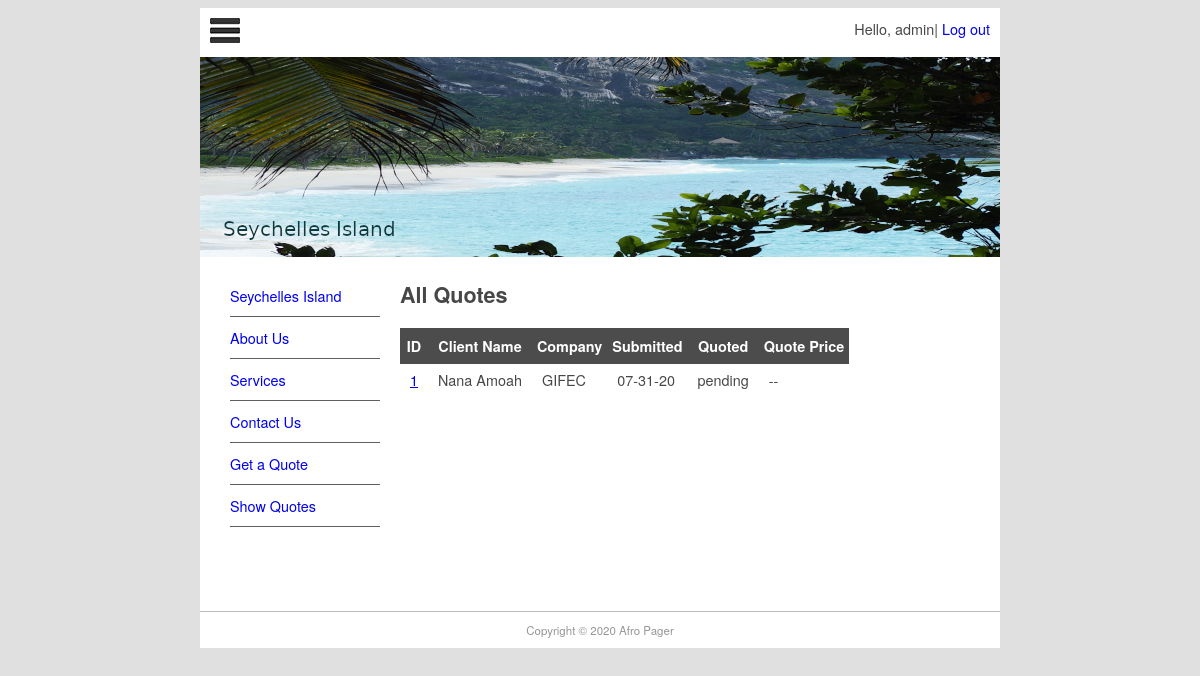
The page /quote/show (signed in) on the database its author committed.
### pager/models.py (models this page shows, shortened)
class Page(models.Model):
    title = models.CharField(max_length=60)
    permalink = models.CharField(max_length=12, unique=True)
    update_date = models.DateTimeField('Last Updated')
    body = models.TextField('Page content', blank=True)

### quotes/models.py (models this page shows, shortened)
class Quote(models.Model):
    name = models.CharField(max_length=100)
    position = models.CharField(max_length=60, blank=True)
    company = models.CharField(max_length=60, blank=True)
    address = models.CharField(max_length=200, blank=True)
    phone_number = models.CharField(max_length=30, blank=True)
    email = models.EmailField()
    website = models.URLField(blank=True)
    description = models.TextField()
    site_status = models.CharField(max_length=20, choices=STATUS_CHOICES)
    priority = models.CharField(max_length=40, choices=PRIORITY_CHOICES)
    job_file = models.FileField(upload_to='uploads/', blank=True)
    submitted = models.DateField(auto_now_add=True)
    quote_date = models.DateField(blank=True, null=True)
    quote_price = models.DecimalField(decimal_places=2, max_digits=7, blank=True, default=0)
    username = models.ForeignKey(User, blank=True, null=True, on_delete=models.CASCADE)

### quotes/views.py (the view)
# urls.py: path('show', QuoteList.as_view(), name='show-quotes'),
class QuoteList(LoginRequiredMixin, ListView):
    login_url = reverse_lazy('login')
    context_object_name = 'all_quotes'
    def get_queryset(self):
        return Quote.objects.filter(username=self.request.user)
    def get_context_data(self, **kwargs):
        context = super(QuoteList, self).get_context_data(**kwargs)
        context['page_list'] = Page.objects.all()
        return context

### templates/quotes/quote_list.html (shortened to what this page needs)
{% extends "quotes/quote.html" %}
{% block content %}
    <h1>All Quotes</h1>
    <table style="border-collapse:collapse">
        <tr class="quotehdr">
            <th>ID</th>
            <th>Client Name
            </th>
            <th>Company</th>
            <th>Submitted</th>
            <th>Quoted</th>
            <th>Quote Price</th>
        </tr>
        {% for quote in all_quotes %}
            <tr class="quoterow {% cycle '' 'altrow' %}">
                <td><a href="show/{{ quote.id }}">{{ quote.id}}</a></td>
                <td>{{ quote.name }}</td>
                <td>{{ quote.company }}</td>
                <td>{{ quote.submitted|date:"m-d-y" }}</td>
                <td>{{ quote.quotedate|date:"m-d-y"|default:"pending" }}</td>
                <td>{{ quote.quoteprice|default:"--" }}
                </td>
            </tr>
        {% endfor %}
    </table>
{% endblock content %}

### templates/quotes/quote.html (shortened to what this page needs)
{% extends "base.html" %}
{% block sidenav %}
    {% for page in page_list %}
        <li><a href="{{ page.permalink }}">{{ page.title }}</a></li>
    {% endfor %}
{% endblock sidenav %}

### templates/base.html (shortened to what this page needs)
{% load static %}
<!doctype html>
<html>
<head>
<link href="{% static 'css/main.css' %}" rel="stylesheet" type="text/css">
</head>
<body>
    <div id="wrapper">
      <header id="header">
        <div id="logo"><img src="{% static 'img/logo.jpg' %}" alt=""/>
            <span style="float: right;" class="no-underline">
            {% if user.is_authenticated %}
                Hello, {{ user.username }}| <a href="{% url 'logout' %}?next=/">Log out</a>
            {% else %}
                Not logged in ? <a href="{% url 'login' %}?next=/">Log in</a>
            {% endif %}
        </span>
        </div>
        <div id="topbanner"><img src="{% static 'img/top_banner.png' %}" width="800" height="200" alt=""/></div>
      </header>
      <aside id="leftsidebar">
        <nav id="nav">
            <ul>
                {% block sidenav %}{% endblock %}
                <li><a href="/contact">Contact Us</a></li>
                <li><a href="/quote/">Get a Quote</a></li>
                <li><a href="/quote/show">Show Quotes</a></li>
            </ul>
        </nav>
      </aside>
      <section id="main">
        {% block content %}{% endblock content %}
      </section>
      <footer id="footer">Copyright &copy; 2020 Afro Pager</footer>
    </div>
</body>
</html>

### static/css/main.css (style rules this page uses)
#header { border-style: none; width: 800px; height: auto; }
#wrapper { margin-top: 0px; margin-left: auto; margin-right: auto; background-color: #FFFFFF; width: 800px; }
body { background-color: #E0E0E0; font-family: Gotham, "Helvetica Neue", Helvetica, Arial, sans-serif; font-size: 0.9em; text-align: justify; color: #474747; }
#footer { text-align: center; font-size: 0.8em; margin-top: 5px; padding-top: 10px; padding-bottom: 10px; background-color: #FFFFFF; border-top: thin solid #BBBBBB; clear: both; color: #969696; }
#nav li { padding-top: 10px; padding-bottom: 10px; font-size: 1em; list-style-type: none; border-bottom: thin solid #5F5F5F; color: #4C4C4C; left: 0px; list-style-position: inside; margin-left: -10px; }
#nav li a { text-decoration: none; }
#leftsidebar { width: 180px; height: 350px; float: left; }
#main { width: 560px; float: left; margin-left: 20px; margin-right: 10px; padding-right: 10px; }
#logo { padding: 10px; }
.quotehdr th { background-color: #4c4c4c; color: white; text-align: center; padding: 8px 5px; border: none; }
.quoterow td { padding: 5px 10px; }
.no-underline a { text-decoration: none; }

### rows shown on the page
Page: title "Seychelles Island"
Page: title "About Us"
Page: title "Services"
Quote: id "1", name "Nana Amoah", company "GIFEC", submitted "07-31-20", quotedate "pending", quoteprice "--"

### other values the page prints
{{ user.username }} "admin"
